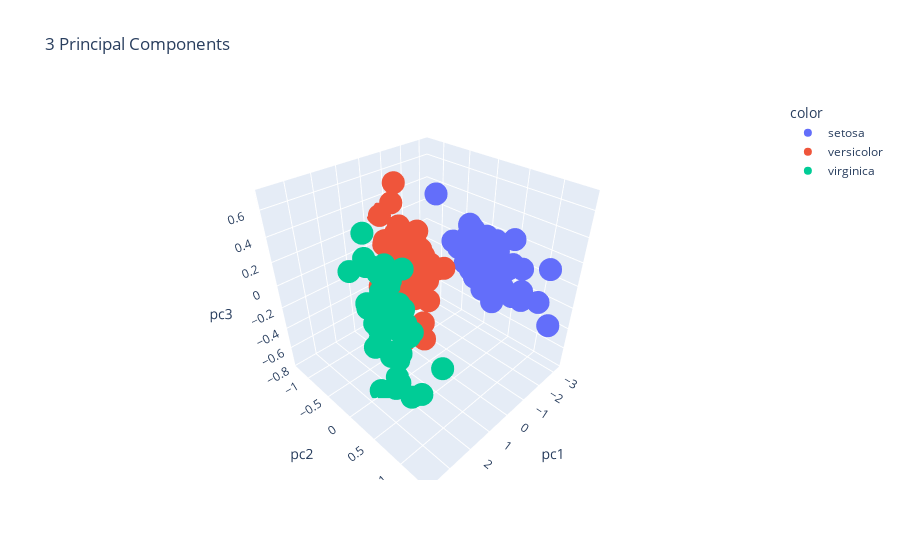

The notebook cell saved with this chart:
### Code cell
dia = DIA(df)
dia.plot_pca(pl.all().exclude("species"), by = "species", dim=3)
